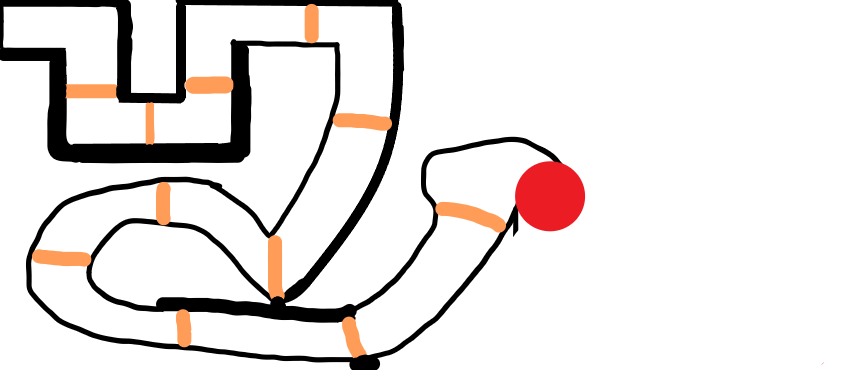
#> input picture circuit1.png, 856 x 370 px
$ python main.py
#> lines starting #> are read from the running program, lines starting #| are printed output that depends on the picture; after the words box and inside, x2 and y2 are one past the last pixel; in counts of white or black regions, pixels touching at a corner belong together
### rayon/rayon.py
import cv2
from scipy.spatial import distance


class Rayon:

    def __init__(self):
        self.rayonDimension = 50
        self.orientation = None

        self.coeffsBas     = [0, 1, 1, 1, -1, 1, -1, 0, 1, 0]
        self.coeffsHaut    = [0, -1, -1, -1, 1, -1, 1, 0, -1, 0]
        self.coeffsDroite  = [1, 0, 1, -1, 1, 1, 0, 1, 0, -1]
        self.coeffsGauche  = [-1, 0, -1, 1, -1, -1, 0, -1, 0, 1]

        self.detectionWall = [(0, 0), (0, 0), (0, 0), (0, 0), (0, 0)]

        self.rayonDistance = [(0, 0), (0, 0), (0, 0), (0, 0), (0, 0)]

        self.sauvegardeMaxValue = [(0, 0), (0, 0), (0, 0), (0, 0), (0, 0)]


    def getterRayon(self):
        return self.rayonDistance


    def transformeRayonToEucli(self, coordinate):

        maxValue = 38.0

        for nb, rayon in enumerate(self.detectionWall):
            if rayon == (0, 0):
                rayon = self.sauvegardeMaxValue[nb]

            dist = distance.euclidean(coordinate, rayon)
            self.rayonDistance[nb] = dist / maxValue
            #self.rayonDistance[nb] = dist

        #print(self.rayonDistance)


    def CircleWall(self, isWallR1, r1, isWallR2, r2, isWallR3, r3, isWallR4, r4, isWallR5, r5):

        wallDetection  = [isWallR1, isWallR2, isWallR3, isWallR4, isWallR5]
        rayonDetection = [r1, r2, r3, r4, r5]

        for nb, (detection, coordRayon) in enumerate(zip(wallDetection, rayonDetection)):

            if detection is True and self.detectionWall[nb] == (0, 0):
                self.detectionWall[nb] = coordRayon


    def sauvegardeMaxValue(self, r1, r2, r3, r4, r5):
        for nb, r in enumerate([r1, r2, r3]):
            self.sauvegardeMaxValue[nb] = r


    def getDistanceRayon(self, wallPicture, image, coordinates, coeffs):

        # [6 lines left out: function displayLine, not called in this run]


        def displayLineWall(image, coordinates, isWallR1, isWallR2, isWallR3, isWallR4, isWallR5,
                            r1, r2, r3, r4, r5):

            if isWallR1 == True:
                cv2.line(image, coordinates, r1, (0, 0, 255), 1)
            if isWallR2 == True:
                cv2.line(image, coordinates, r2, (0, 0, 255), 1)
            if isWallR3 == True:
                cv2.line(image, coordinates, r3, (0, 0, 255), 1)
            if isWallR4 == True:
                cv2.line(image, coordinates, r4, (0, 0, 255), 1)
            if isWallR5 == True:
                cv2.line(image, coordinates, r5, (0, 0, 255), 1)

        def isWallFunction(wallPicture, r):
            x, y = r

            h = wallPicture.shape[0]
            w = wallPicture.shape[1]

            if 0 < x < w and\
               0 < y < h and\
               wallPicture[y, x][0] == 0 and\
               wallPicture[y, x][1] == 0 and\
               wallPicture[y, x][2] == 0:
                return True
            return False


        x, y = coordinates
        coef1, coef2, coef3, coef4, coef5, coef6, coef7, coef8, coef9, coef10 = coeffs

        for i in range(self.rayonDimension):

            r1 = ( x + (i * coef1), y + (i * coef2) )
            r2 = ( x + (i * coef3), y + (i * coef4) )
            r3 = ( x + (i * coef5), y + (i * coef6) )
            r4 = ( x + (i * coef7), y + (i * coef8) )
            r5 = ( x + (i * coef9), y + (i * coef10) )


            if i < self.rayonDimension:

                #displayLine(image, coordinates, r1, r2, r3, r4, r5)
                isWallR1 = isWallFunction(wallPicture, r1)
                isWallR2 = isWallFunction(wallPicture, r2)
                isWallR3 = isWallFunction(wallPicture, r3)
                isWallR4 = isWallFunction(wallPicture, r4)
                isWallR5 = isWallFunction(wallPicture, r5)

                displayLineWall(image, coordinates, isWallR1, isWallR2, isWallR3, isWallR4, isWallR5,
                                r1, r2, r3, r4, r5)

                Rayon.CircleWall(self, isWallR1, r1, isWallR2, r2,
                                 isWallR3, r3, isWallR4, r4, isWallR5, r5)

            else:
                Rayon.sauvegardeMaxValue(self, r1, r2, r3, r4, r5)


    def defineOrientationRayon(self, move):

        if move == [0, 5]:
            self.orientation = "bas"
        elif move == [5, 0]:
            self.orientation = "droite"
        elif move == [-5, 0]:
            self.orientation = "gauche"
        elif move == [0, -5]:
            self.orientation = "haut"


    def makeRayons(self, wallPicture, image, coordinates, move):


        if self.orientation == "bas":
            Rayon.getDistanceRayon(self, wallPicture, image, coordinates, self.coeffsBas)

        elif self.orientation == "droite":
            Rayon.getDistanceRayon(self, wallPicture, image, coordinates, self.coeffsDroite)

        elif self.orientation == "gauche":
            Rayon.getDistanceRayon(self, wallPicture, image, coordinates, self.coeffsGauche)

        elif self.orientation == "haut":
            Rayon.getDistanceRayon(self, wallPicture, image, coordinates, self.coeffsHaut)


    def removeRayons(self):
        self.detectionWall = [(0, 0), (0, 0), (0, 0), (0, 0), (0, 0)]
        self.rayonDistance = [(0, 0), (0, 0), (0, 0), (0, 0), (0, 0)]
        self.sauvegardeMaxValue = [(0, 0), (0, 0), (0, 0), (0, 0), (0, 0)]

### voiture/controleCar.py
import cv2
import math


class MovementCar:

    def __init__(self, coordinates):

        self.dimension = 5

        self.x = coordinates[0]
        self.y = coordinates[1]
        self.move = [5, 0]

        self.acceleration = False
        self.turnRight    = False
        self.turnLeft     = False

        self.crash = False

        self.bonus = [0, 0, 0, 0, 0, 0, 0, 0, 0, 0, 0]


    def removeBonus(self):
        self.bonus = [0, 0]


    def getterBonus(self):
        return self.bonus


    def bonusCar(self, WALL_PICTURE):

        indexBonus = 0

        for nb, i in enumerate(self.bonus):
            if i == 0:
                indexBonus = nb
                break


        if WALL_PICTURE[self.y, self.x][0] == 255 and\
           WALL_PICTURE[self.y, self.x][1] == 156 and\
           WALL_PICTURE[self.y, self.x][1] == 88:
            self.bonus[indexBonus] = 500


    def setterCrash(self):
        self.crash = True

    def decrashCar(self):
        self.crash = False

    def getterCrash(self):
        return self.crash


    def crashCar(self, WALL_PICTURE):

        if WALL_PICTURE[self.y, self.x][0] == 0 and\
           WALL_PICTURE[self.y, self.x][1] == 0 and\
           WALL_PICTURE[self.y, self.x][1] == 0:
            self.crash = True


    def makeMoveTheCircle(self):

        if self.acceleration > 0.5:
            self.acceleration = 1
        else:
            self.acceleration = 0


        if self.turnRight != False and self.turnRight > 0.5 and\
           self.turnRight > self.turnLeft:

            if   self.move == [0, -5]: self.move = [5, 0]
            elif self.move == [0, 5] : self.move = [-5, 0]
            elif self.move == [5, 0] : self.move = [0, 5]
            elif self.move == [-5, 0]: self.move = [0, -5]


        elif self.turnLeft != False and self.turnLeft > 0.5 and\
             self.turnLeft > self.turnRight:

            if   self.move == [ 0, 5]: self.move = [5, 0]
            elif self.move == [ 5, 0]: self.move = [0, -5]
            elif self.move == [-5, 0]: self.move = [0, 5]
            elif self.move == [0, -5]: self.move = [-5, 0]


    def getterNextMove(self):
        return self.acceleration, self.turnRight, self.turnLeft


    def setterNextMove(self, acceleration, right, left):

        self.acceleration = acceleration
        self.turnRight    = right
        self.turnLeft     = left


    def movements(self, x, y):
        self.x += x
        self.y += y


    def getterCoord(self):
        return self.x, self.y


    def setterMove(self, move):
        self.move = move


    def getterMove(self):
        return self.move


    def reinitializePosition(self, coordinates):
        self.x = coordinates[0]
        self.y = coordinates[1]
        self.move = [5, 0]


class Drawing:

    def __init__(self):
        self.dimension = 5


    def drawCar(self, image, coordinates):
        cv2.circle(image, coordinates, self.dimension, (0, 0, 255), 1)

### rnn/rnn.py
import numpy as np
import random

class Rnn:

    def __init__(self, layers):

        self.layers  = layers
        self.weights = [[] for i in range(len(self.layers))]
        self.biais   = [[] for i in range(len(self.layers))]


    def sauvegardeWeight(self):
        pass

    def sauvegardeBiais(self):
        pass


    def setterWeights(self, newWeights):
        self.weights = [[] for i in range(len(self.layers))]
        self.weights = newWeights

    def setterBiais(self, newBiais):
        self.biais   = [[] for i in range(len(self.layers))]
        self.biais = newBiais


    def activation(self, couche):

        activationNeurone = []

        for preActNeurone in couche:
            sigmoid = 1.0 / (1.0 + np.exp(-preActNeurone))
            activationNeurone.append(sigmoid)

        return activationNeurone


    def preActivation(self, entries, couche):

        """
        print(entries)
        print(self.weights[couche])
        print(self.biais[couche])
        print("")
        """


        coucheNeurone = []

        for weight, biais in zip(self.weights[couche], self.biais[couche]):
            preActSomme = 0
            for xi, wi in zip(entries, weight):
                preActSomme += xi * wi

            coucheNeurone.append(preActSomme + biais[0])

        return coucheNeurone


    def biaisWeight(self):


        def controlWeightBiais():
            if self.weights == [[] for i in range(len(self.layers))]:
                return True
            elif self.weights == []:
                self.weights = [[] for i in range(len(self.layers))]
                self.biais   = [[] for i in range(len(self.layers))]
                return True
            return False


        if controlWeightBiais() is True:

            for index, (entries, nbPoids) in enumerate(self.layers.items()):

                coucheNeurone = []
                for wi in range(nbPoids):

                    self.biais[index].append([random.uniform(-3, 3)])

                    poidsNeurone = []
                    for xi in range(entries):

                        poidsNeurone.append(random.uniform(-3, 3))
                    coucheNeurone.append(poidsNeurone)

                self.weights[index] = coucheNeurone


        """
        for indexCouche, (wi, bi) in enumerate(zip(self.weights, self.biais)):

            print("COUCHE NUMERO: ", indexCouche)

            for numeroNeurone, (w, b) in enumerate(zip(wi, bi)):

                print("neurone numero:", numeroNeurone,
                      " = poids: ", w, " biais:", b)

            print("")
        """


    def getterWeights(self):
        return self.weights


    def getterBiais(self):
        return self.biais


### main.py
import cv2

from voiture.controleCar import *
from rnn.rnn import *
from rayon.rayon import *
from genetique.algoGenetique import *


""" ---------------------------- CONSTANTES -----------------------------"""
img = cv2.imread("circuit1.png")
#> img is the input picture: shape (370, 856, 3); mean B, G, R 224.8, 226.3, 231.1
WALL_PICTURE = img.copy()

CIRCUIT     = (20, 10)
MODE        = 0
LAYERS      = {5:25, 25:15, 15:3}
POPULATION  = 300
nbIteration = 2000


drawPopulation  = [Drawing() for i in range(POPULATION)]
carPopulation   = [MovementCar(CIRCUIT) for i in range(POPULATION)]
rayonPopulation = [Rayon() for i in range(POPULATION)]
rnnPopulation   = [Rnn(LAYERS) for i in range(POPULATION)]


evolution = True
while evolution:


    #Decrash the car
    [car.decrashCar()  for car in carPopulation]
    #Reinitialize bonus
    [car.removeBonus() for car in carPopulation]
    #Reinitialize coord
    [car.reinitializePosition(CIRCUIT) for car in carPopulation]


    nbCrashCar = 0
    iteration  = 0
    generation = True
    while generation:

        copy = img.copy()


        for car, rayon, rnn, draw in zip(carPopulation, rayonPopulation, rnnPopulation, drawPopulation):


            """ ----------------- VERIFY CIRCLE NOT CRASH------------------"""
            isCrash = car.getterCrash()
            if isCrash is False:


                """ ----------------- CONTROLE THE CIRCLE ------------------"""
                """Le cercle doit soit allé a droite, soit aller a gauche, et avancer"""


                if MODE == 0:

                    car.makeMoveTheCircle()
                    acceleration, _, _ = car.getterNextMove()

                    move = car.getterMove()
                    car.movements(move[0] * acceleration, move[1] * acceleration)

                    car.setterMove(move)


                if MODE == 2:

                    move = car.getterMove()

                    if cv2.waitKey(0) & 0xFF == ord('d'):
                        if   move == [0, -5]: move = [5, 0]
                        elif move == [0, 5] : move = [-5, 0]
                        elif move == [5, 0] : move = [0, 5]
                        elif move == [-5, 0]: move = [0, -5]


                    elif cv2.waitKey(0) & 0xFF == ord('g'):
                        if   move == [ 0, 5]: move = [5, 0]
                        elif move == [ 5, 0]: move = [0, -5]
                        elif move == [-5, 0]: move = [0, 5]
                        elif move == [0, -5]:move = [-5, 0]

                    elif cv2.waitKey(0) & 0xFF == ord('m'):
                        move = move

                    car.movements(move[0], move[1])
                    car.setterMove(move)


                """ ------------------- DRAW THE CIRCLE ------------------"""

                coordinates = car.getterCoord()
                draw.drawCar(copy, coordinates)


                """ ----------------- MAKE THE RAYONS ------------------"""


                move = car.getterMove()

                rayon.defineOrientationRayon(move)
                rayon.makeRayons(WALL_PICTURE, copy, coordinates, move)
                rayon.transformeRayonToEucli(coordinates)
                rayonCircle = rayon.getterRayon()

                #print("rayon size: ", rayonCircle)


                """ ----------------------- RNN ------------------------"""


                rnn.biaisWeight()

                coucheNeuroneUne = rnn.preActivation(rayonCircle, 0)
                activationNeuroneCoucheUne = rnn.activation(coucheNeuroneUne)

                coucheNeuroneDeux = rnn.preActivation(activationNeuroneCoucheUne, 1)
                activationNeuroneCoucheDeux = rnn.activation(coucheNeuroneDeux)

                coucheNeuroneTrois = rnn.preActivation(activationNeuroneCoucheDeux, 2)
                activationNeuroneCoucheTrois = rnn.activation(coucheNeuroneTrois)


                #print("activation : ", activationNeuroneCoucheTrois)
                #print("")


                """ ----------------- OUT RNN ------------------"""
                acceleration, right, left = activationNeuroneCoucheTrois
                car.setterNextMove(acceleration, right, left)


                """ ----------------- BONNUS CAR ------------------"""
                car.bonusCar(WALL_PICTURE)


                """ ----------------- CRASH CAR ------------------"""
                car.crashCar(WALL_PICTURE)
                if car.getterCrash() is True:
                    nbCrashCar += 1

                elif iteration >= nbIteration:
                    car.setterCrash()
                    nbCrashCar += 1


                """ ----------------- REMOVE VARIABLES ------------------"""
                rayon.removeRayons()
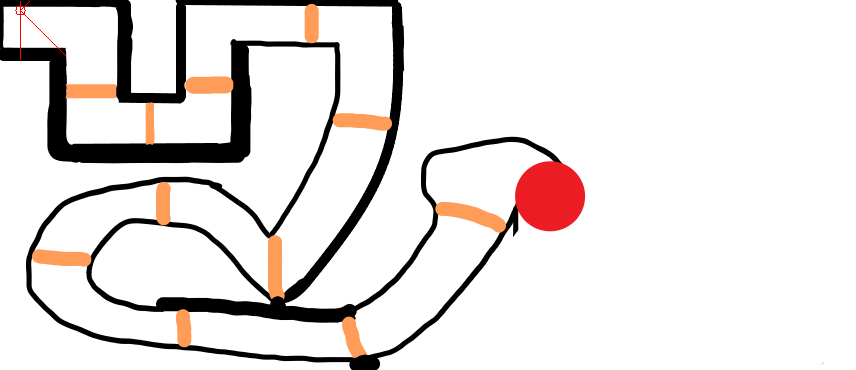
#> copy: shape (370, 856, 3); 0.04% of pixels changed, all inside (x1, y1, x2, y2) = (15, 1, 66, 60)


        cv2.imshow("image", copy)
        if cv2.waitKey(1) & 0xFF == ord('a'):
#> (key Esc is pressed here)
            iteration = nbIteration


        """ ----------------- STOP GENERATION ------------------"""

        if nbCrashCar == POPULATION:


            """ ----------------- GENETIC ALGO ------------------"""
            deplacementMaxCars = [car.getterCoord()   for car in carPopulation]
            bonusCars          = [car.getterBonus()   for car in carPopulation]
            weightsCars        = [rnn.getterWeights() for rnn in rnnPopulation]
            biaisCars          = [rnn.getterWeights() for rnn in rnnPopulation]

            genetique = GenetiqueAlgo(CIRCUIT, deplacementMaxCars, bonusCars, weightsCars, biaisCars, POPULATION)
            genetique.scoring()
            genetique.selection()
            genetique.mutation()


            weightMutation = genetique.getterWeightMutation()
            biaisMutation  = genetique.getterBiaisMutation()


            #reCreate weight, biais if empty
            [rnn.biaisWeight() for rnn in rnnPopulation]


            #Re associate weight, biais to cars.
            for indexCarFromMutaiton, rnn in enumerate(rnnPopulation):
                rnn.setterWeights(weightMutation[indexCarFromMutaiton])
                rnn.setterBiais(biaisMutation[indexCarFromMutaiton])


            firstCar = genetique.getterFirst()
            print(firstCar)


            generation = False


        iteration += 1
